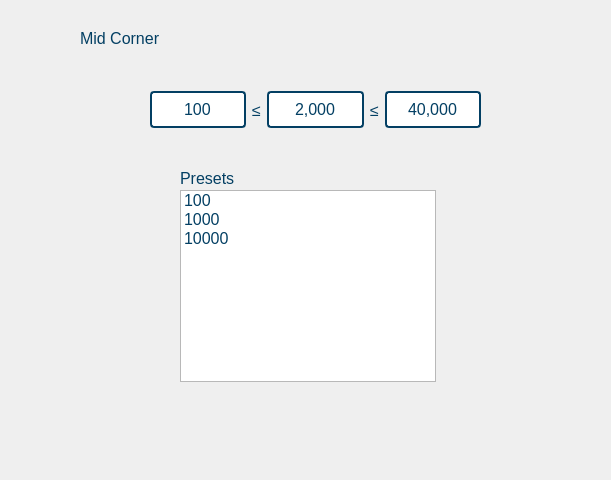
<?xml version="1.0" encoding="UTF-8"?>
<ui version="4.0">
 <class>corners_widget</class>
 <widget class="QWidget" name="corners_widget">
  <property name="geometry">
   <rect>
    <x>0</x>
    <y>0</y>
    <width>611</width>
    <height>480</height>
   </rect>
  </property>
  <property name="windowTitle">
   <string>Form</string>
  </property>
  <property name="styleSheet">
   <string notr="true">QWidget {
	font-family: &quot;Segoe UI&quot;;
	font-size: 16px;
	color: #033f63;
}

QPushButton {
	background-color: #033f63;
	color: #d9d9d9;
	border-radius: 4px;
	padding: 8px 21px;
	text-align: center;
}

QLineEdit {
	border-radius: 4px;
	border: 2px solid #033f63;
	padding: 4px 8px;
	height: 25px;
}</string>
  </property>
  <widget class="QLabel" name="label">
   <property name="geometry">
    <rect>
     <x>80</x>
     <y>30</y>
     <width>221</width>
     <height>16</height>
    </rect>
   </property>
   <property name="text">
    <string>Mid Corner</string>
   </property>
  </widget>
  <widget class="QListWidget" name="corner_presets">
   <property name="geometry">
    <rect>
     <x>180</x>
     <y>190</y>
     <width>256</width>
     <height>192</height>
    </rect>
   </property>
   <item>
    <property name="text">
     <string>100</string>
    </property>
    <property name="font">
     <font>
      <weight>50</weight>
      <bold>false</bold>
     </font>
    </property>
   </item>
   <item>
    <property name="text">
     <string>1000</string>
    </property>
    <property name="font">
     <font>
      <weight>50</weight>
      <bold>false</bold>
     </font>
    </property>
   </item>
   <item>
    <property name="text">
     <string>10000</string>
    </property>
    <property name="font">
     <font>
      <weight>50</weight>
      <bold>false</bold>
     </font>
    </property>
   </item>
  </widget>
  <widget class="QLabel" name="label_2">
   <property name="geometry">
    <rect>
     <x>180</x>
     <y>170</y>
     <width>221</width>
     <height>16</height>
    </rect>
   </property>
   <property name="text">
    <string>Presets</string>
   </property>
  </widget>
  <widget class="QWidget" name="horizontalLayoutWidget">
   <property name="geometry">
    <rect>
     <x>150</x>
     <y>70</y>
     <width>331</width>
     <height>80</height>
    </rect>
   </property>
   <layout class="QHBoxLayout" name="horizontalLayout">
    <item>
     <widget class="QLineEdit" name="minCornerBox">
      <property name="text">
       <string>100</string>
      </property>
      <property name="alignment">
       <set>Qt::AlignCenter</set>
      </property>
      <property name="readOnly">
       <bool>true</bool>
      </property>
     </widget>
    </item>
    <item>
     <widget class="QLabel" name="lessThan1">
      <property name="text">
       <string>≤</string>
      </property>
     </widget>
    </item>
    <item>
     <widget class="QLineEdit" name="corner_input">
      <property name="text">
       <string>2,000</string>
      </property>
      <property name="alignment">
       <set>Qt::AlignCenter</set>
      </property>
     </widget>
    </item>
    <item>
     <widget class="QLabel" name="lessThan2">
      <property name="text">
       <string>≤</string>
      </property>
     </widget>
    </item>
    <item>
     <widget class="QLineEdit" name="maxCornerBox">
      <property name="text">
       <string>40,000</string>
      </property>
      <property name="alignment">
       <set>Qt::AlignCenter</set>
      </property>
      <property name="readOnly">
       <bool>true</bool>
      </property>
     </widget>
    </item>
   </layout>
  </widget>
 </widget>
 <resources/>
 <connections/>
</ui>
